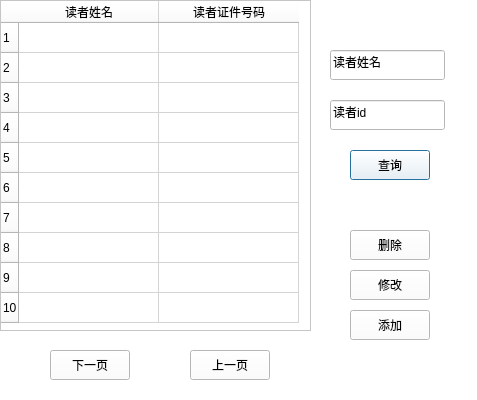
<?xml version="1.0" encoding="UTF-8"?>
<ui version="4.0">
 <class>userManage</class>
 <widget class="QDialog" name="userManage">
  <property name="geometry">
   <rect>
    <x>0</x>
    <y>0</y>
    <width>477</width>
    <height>400</height>
   </rect>
  </property>
  <property name="windowTitle">
   <string>读者管理</string>
  </property>
  <property name="styleSheet">
   <string notr="true">*{background-color: rgb(255, 255, 255)}</string>
  </property>
  <widget class="QTableWidget" name="tableWidget">
   <property name="geometry">
    <rect>
     <x>0</x>
     <y>0</y>
     <width>311</width>
     <height>331</height>
    </rect>
   </property>
   <attribute name="horizontalHeaderDefaultSectionSize">
    <number>140</number>
   </attribute>
   <row>
    <property name="text">
     <string>1</string>
    </property>
   </row>
   <row>
    <property name="text">
     <string>2</string>
    </property>
   </row>
   <row>
    <property name="text">
     <string>3</string>
    </property>
   </row>
   <row>
    <property name="text">
     <string>4</string>
    </property>
   </row>
   <row>
    <property name="text">
     <string>5</string>
    </property>
   </row>
   <row>
    <property name="text">
     <string>6</string>
    </property>
   </row>
   <row>
    <property name="text">
     <string>7</string>
    </property>
   </row>
   <row>
    <property name="text">
     <string>8</string>
    </property>
   </row>
   <row>
    <property name="text">
     <string>9</string>
    </property>
   </row>
   <row>
    <property name="text">
     <string>10</string>
    </property>
   </row>
   <column>
    <property name="text">
     <string>读者姓名</string>
    </property>
    <property name="background">
     <color>
      <red>255</red>
      <green>255</green>
      <blue>127</blue>
     </color>
    </property>
   </column>
   <column>
    <property name="text">
     <string>读者证件号码</string>
    </property>
    <property name="background">
     <color>
      <red>255</red>
      <green>255</green>
      <blue>127</blue>
     </color>
    </property>
   </column>
   <item row="0" column="0">
    <property name="text">
     <string/>
    </property>
   </item>
   <item row="0" column="1">
    <property name="text">
     <string/>
    </property>
   </item>
  </widget>
  <widget class="QLineEdit" name="lineEdit">
   <property name="geometry">
    <rect>
     <x>330</x>
     <y>50</y>
     <width>115</width>
     <height>30</height>
    </rect>
   </property>
   <property name="text">
    <string>读者姓名</string>
   </property>
  </widget>
  <widget class="QLineEdit" name="lineEdit_2">
   <property name="geometry">
    <rect>
     <x>330</x>
     <y>100</y>
     <width>115</width>
     <height>30</height>
    </rect>
   </property>
   <property name="text">
    <string>读者id</string>
   </property>
  </widget>
  <widget class="QPushButton" name="pushButton">
   <property name="geometry">
    <rect>
     <x>350</x>
     <y>150</y>
     <width>80</width>
     <height>30</height>
    </rect>
   </property>
   <property name="text">
    <string>查询</string>
   </property>
  </widget>
  <widget class="QPushButton" name="pushButton_2">
   <property name="geometry">
    <rect>
     <x>350</x>
     <y>230</y>
     <width>80</width>
     <height>30</height>
    </rect>
   </property>
   <property name="text">
    <string>删除</string>
   </property>
  </widget>
  <widget class="QPushButton" name="pushButton_3">
   <property name="geometry">
    <rect>
     <x>350</x>
     <y>270</y>
     <width>80</width>
     <height>30</height>
    </rect>
   </property>
   <property name="text">
    <string>修改</string>
   </property>
  </widget>
  <widget class="QPushButton" name="pushButton_4">
   <property name="geometry">
    <rect>
     <x>350</x>
     <y>310</y>
     <width>80</width>
     <height>30</height>
    </rect>
   </property>
   <property name="text">
    <string>添加</string>
   </property>
  </widget>
  <widget class="QPushButton" name="pushButton_5">
   <property name="geometry">
    <rect>
     <x>50</x>
     <y>350</y>
     <width>80</width>
     <height>30</height>
    </rect>
   </property>
   <property name="text">
    <string>下一页</string>
   </property>
  </widget>
  <widget class="QPushButton" name="pushButton_6">
   <property name="geometry">
    <rect>
     <x>190</x>
     <y>350</y>
     <width>80</width>
     <height>30</height>
    </rect>
   </property>
   <property name="text">
    <string>上一页</string>
   </property>
  </widget>
 </widget>
 <resources/>
 <connections>
  <connection>
   <sender>pushButton</sender>
   <signal>clicked()</signal>
   <receiver>userManage</receiver>
   <slot>searchStaff()</slot>
   <hints>
    <hint type="sourcelabel">
     <x>402</x>
     <y>170</y>
    </hint>
    <hint type="destinationlabel">
     <x>387</x>
     <y>191</y>
    </hint>
   </hints>
  </connection>
  <connection>
   <sender>pushButton_2</sender>
   <signal>clicked()</signal>
   <receiver>userManage</receiver>
   <slot>deleteStaff()</slot>
   <hints>
    <hint type="sourcelabel">
     <x>417</x>
     <y>254</y>
    </hint>
    <hint type="destinationlabel">
     <x>441</x>
     <y>219</y>
    </hint>
   </hints>
  </connection>
  <connection>
   <sender>pushButton_3</sender>
   <signal>clicked()</signal>
   <receiver>userManage</receiver>
   <slot>editStaff()</slot>
   <hints>
    <hint type="sourcelabel">
     <x>380</x>
     <y>286</y>
    </hint>
    <hint type="destinationlabel">
     <x>444</x>
     <y>267</y>
    </hint>
   </hints>
  </connection>
  <connection>
   <sender>pushButton_4</sender>
   <signal>clicked()</signal>
   <receiver>userManage</receiver>
   <slot>addStaff()</slot>
   <hints>
    <hint type="sourcelabel">
     <x>421</x>
     <y>324</y>
    </hint>
    <hint type="destinationlabel">
     <x>456</x>
     <y>316</y>
    </hint>
   </hints>
  </connection>
  <connection>
   <sender>pushButton_6</sender>
   <signal>clicked()</signal>
   <receiver>userManage</receiver>
   <slot>nextPage()</slot>
   <hints>
    <hint type="sourcelabel">
     <x>255</x>
     <y>368</y>
    </hint>
    <hint type="destinationlabel">
     <x>308</x>
     <y>364</y>
    </hint>
   </hints>
  </connection>
  <connection>
   <sender>pushButton_5</sender>
   <signal>clicked()</signal>
   <receiver>userManage</receiver>
   <slot>beforePage()</slot>
   <hints>
    <hint type="sourcelabel">
     <x>116</x>
     <y>358</y>
    </hint>
    <hint type="destinationlabel">
     <x>163</x>
     <y>363</y>
    </hint>
   </hints>
  </connection>
 </connections>
 <slots>
  <slot>searchStaff()</slot>
  <slot>deleteStaff()</slot>
  <slot>editStaff()</slot>
  <slot>slot1()</slot>
  <slot>addStaff()</slot>
  <slot>nextPage()</slot>
  <slot>beforePage()</slot>
 </slots>
</ui>
